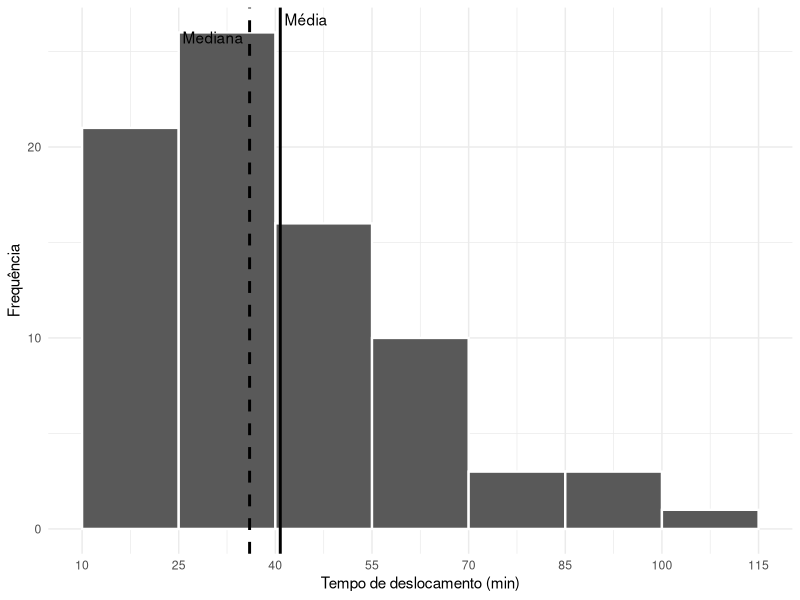
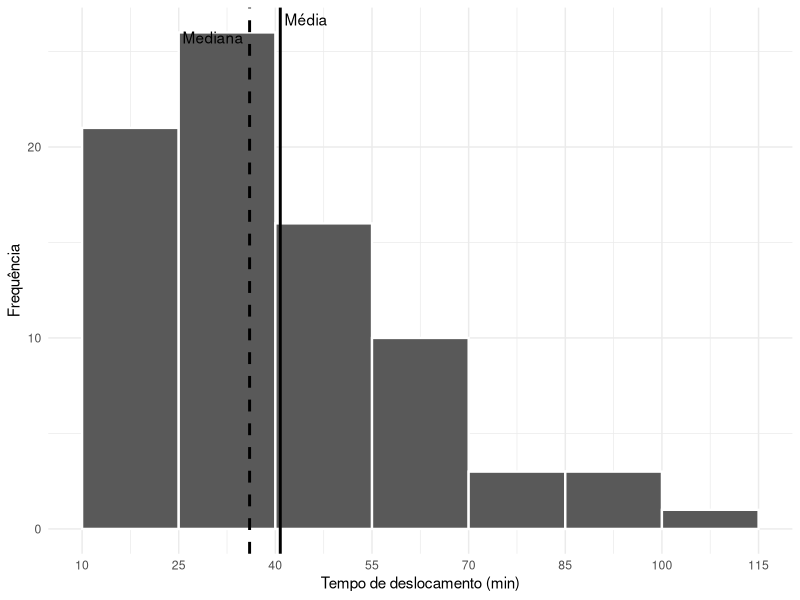

Reproduce these figures in R, in order.
## ---- chunk 1
#| label: setup-medidas-centrais
#| include: false
#| warning: false
#| message: false

library(tidyverse)
library(dplyr)

dados <- read_csv(
  "dados/estudantes80n.csv",
  show_col_types = FALSE
)

moda <- function(x, na.rm = TRUE) {
  if (na.rm) {
    x <- x[!is.na(x)]
  }

  frequencias <- table(x)

  if (length(frequencias) == 0) {
    return(NA)
  }

  maior_frequencia <- max(frequencias)

  if (maior_frequencia == 1) {
    return(NA)
  }

  valores_modais <- names(frequencias)[
    frequencias == maior_frequencia
  ]

  if (is.numeric(x)) {
    as.numeric(valores_modais)
  } else {
    valores_modais
  }
}
## ---- chunk 2
valores <- c(4, 6, 8, 7, 5)

sum(valores)
## ---- chunk 3
valores_com_na <- c(4, 6, NA, 7, 5)

sum(
  valores_com_na,
  na.rm = TRUE
)
## ---- chunk 4
faltas_exemplo <- c(
  0, 2, 1, 3, 2,
  0, 4, 1, 2, 2,
  5, 0, 1, 3, 2,
  4, 1, 2, 0, 3
)

mean(faltas_exemplo)
## ---- chunk 5
sum(faltas_exemplo) /
  length(faltas_exemplo)
## ---- chunk 6
mean(dados$faltas)
## ---- chunk 7
mean(
  dados$faltas,
  na.rm = TRUE
)
## ---- chunk 8
x <- c(4, 6, 8, 10)

mean(x)
## ---- chunk 9
x - mean(x)

sum(x - mean(x))
## ---- chunk 10
sum(x)

length(x) * mean(x)
## ---- chunk 11
y <- x + 5

mean(x)
mean(y)
## ---- chunk 12
mean(x) + 5
## ---- chunk 13
z <- 10 * x

mean(z)
10 * mean(x)
## ---- chunk 14
sum((x - mean(x))^2)
## ---- chunk 15
sum((x - 5)^2)
sum((x - 6)^2)
sum((x - 7)^2)
sum((x - 8)^2)
sum((x - 9)^2)
## ---- chunk 16
mean(x)
## ---- chunk 17
notas <- c(7.0, 8.5, 9.0)
pesos <- c(2, 3, 5)

sum(notas * pesos) /
  sum(pesos)
## ---- chunk 18
weighted.mean(
  notas,
  pesos
)
## ---- chunk 19
salarios <- c(
  2500, 2600, 2700, 2800, 2900,
  3000, 3100, 3200, 3300, 15000
)

mean(salarios)
## ---- chunk 20
mean(salarios, trim = 0.10)
## ---- chunk 21
mean(salarios)
mean(salarios, trim = 0.10)
median(salarios)
## ---- chunk 22
comparacao <- tibble(
  medida = c(
    "Média aritmética",
    "Média aparada (10%)",
    "Mediana"
  ),
  valor = c(
    mean(salarios),
    mean(salarios, trim = 0.10),
    median(salarios)
  )
)

comparacao
## ---- chunk 23
mean(dados$tempo_deslocamento_min)
median(dados$tempo_deslocamento_min)
## ---- chunk 24
mean(
  dados$tempo_deslocamento_min,
  trim = 0.10
)
## ---- chunk 25
tibble(
  medida = c(
    "Média aritmética",
    "Média aparada (10%)",
    "Mediana"
  ),
  tempo_min = c(
    mean(dados$tempo_deslocamento_min),
    mean(dados$tempo_deslocamento_min, trim = 0.10),
    median(dados$tempo_deslocamento_min)
  )
)
## ---- chunk 26
x_impar <- c(2, 4, 5, 7, 9)

median(x_impar)
## ---- chunk 27
x_par <- c(2, 4, 5, 7, 9, 12)

median(x_par)
## ---- chunk 28
median(
  dados$tempo_deslocamento_min
)
## ---- chunk 29
sort(dados$tempo_deslocamento_min)[
  c(40, 41)
]
## ---- chunk 30
mean(
  sort(dados$tempo_deslocamento_min)[
    c(40, 41)
  ]
)
## ---- chunk 31
#| label: tbl-lab-moda-faltas
#| tbl-cap: "Frequências do número de faltas, em ordem decrescente."

dados |>
  count(faltas, name = "fi") |>
  arrange(desc(fi)) |>
  knitr::kable(
    col.names = c(
      "Número de faltas",
      "Frequência"
    ),
    align = c("r", "r")
  )
## ---- chunk 32
moda <- function(x, na.rm = TRUE) {
  if (na.rm) {
    x <- x[!is.na(x)]
  }

  frequencias <- table(x)
  maior_frequencia <- max(frequencias)

  if (maior_frequencia == 1) {
    return(NA)
  }

  valores_modais <- names(frequencias)[
    frequencias == maior_frequencia
  ]

  if (is.numeric(x)) {
    as.numeric(valores_modais)
  } else {
    valores_modais
  }
}
## ---- chunk 33
moda(dados$faltas)
## ---- chunk 34
moda(dados$meio_transporte)
## ---- chunk 35
#| label: tbl-lab-faltas20
#| tbl-cap: "Distribuição de frequências das faltas reconstruída no R."

tab_faltas_20 <- tibble(
  xi = 0:5,
  fi = c(4, 4, 6, 3, 2, 1)
) |>
  mutate(
    produto = xi * fi,
    Fi = cumsum(fi)
  )

tab_faltas_20 |>
  knitr::kable(
    col.names = c(
      "Número de faltas",
      "Frequência",
      "xi × fi",
      "Frequência acumulada"
    ),
    align = c("r", "r", "r", "r")
  )
## ---- chunk 36
with(
  tab_faltas_20,
  sum(xi * fi) / sum(fi)
)
## ---- chunk 37
with(
  tab_faltas_20,
  weighted.mean(xi, fi)
)
## ---- chunk 38
faltas_reconstruidas <- tab_faltas_20 |>
  tidyr::uncount(fi) |>
  pull(xi)

faltas_reconstruidas
## ---- chunk 39
median(faltas_reconstruidas)
## ---- chunk 40
tab_faltas_20 |>
  slice_max(
    fi,
    with_ties = TRUE
  ) |>
  pull(xi)
## ---- chunk 41
moda(faltas_reconstruidas)
## ---- chunk 42
#| label: tbl-lab-tempo-classes
#| tbl-cap: "Distribuição do tempo de deslocamento por classes construída no R."

tab_tempo_classes <- tibble(
  limite_inferior = c(
    10, 25, 40, 55, 70, 85, 100
  ),
  limite_superior = c(
    25, 40, 55, 70, 85, 100, 115
  ),
  ponto_medio = c(
    17.5, 32.5, 47.5, 62.5,
    77.5, 92.5, 107.5
  ),
  fi = c(21, 26, 16, 10, 3, 3, 1)
) |>
  mutate(
    Fi = cumsum(fi),
    classe = paste0(
      "[",
      limite_inferior,
      "; ",
      limite_superior,
      ")"
    )
  )

tab_tempo_classes |>
  select(
    classe,
    ponto_medio,
    fi,
    Fi
  ) |>
  knitr::kable(
    col.names = c(
      "Classe (min)",
      "Ponto médio",
      "Frequência",
      "Frequência acumulada"
    ),
    align = c("l", "r", "r", "r")
  )
## ---- chunk 43
media_agrupada <- with(
  tab_tempo_classes,
  sum(ponto_medio * fi) / sum(fi)
)

media_agrupada
## ---- chunk 44
mean(
  dados$tempo_deslocamento_min
)
## ---- chunk 45
n <- sum(tab_tempo_classes$fi)

L <- 25
F_anterior <- 21
f_mediana <- 26
h <- 15

mediana_agrupada <-
  L +
  ((n / 2 - F_anterior) / f_mediana) * h

mediana_agrupada
## ---- chunk 46
median(
  dados$tempo_deslocamento_min
)
## ---- chunk 47
classe_modal <- tab_tempo_classes |>
  slice_max(
    fi,
    with_ties = TRUE
  )

classe_modal$classe
## ---- chunk 48
L <- 25
f_modal <- 26
f_anterior <- 21
f_posterior <- 16
h <- 15

d1 <- f_modal - f_anterior
d2 <- f_modal - f_posterior

moda_agrupada <-
  L +
  (d1 / (d1 + d2)) * h

moda_agrupada
## ---- chunk 49
media_tempo <- mean(
  dados$tempo_deslocamento_min
)

sum(
  dados$tempo_deslocamento_min -
    media_tempo
)
## ---- chunk 50
mean(
  dados$tempo_deslocamento_min + 10
)
## ---- chunk 51
mean(
  dados$tempo_deslocamento_min
) + 10
## ---- chunk 52
salarios_sem_extremo <- c(
  2500, 2700, 2800, 2900, 3100
)

salarios_com_extremo <- c(
  salarios_sem_extremo,
  15000
)
## ---- chunk 53
mean(salarios_sem_extremo)
median(salarios_sem_extremo)

mean(salarios_com_extremo)
median(salarios_com_extremo)
## ---- chunk 54
#| label: fig-media-mediana-tempo
#| fig-cap: "Histograma do tempo de deslocamento com indicação da média e da mediana."
#| echo: false
#| warning: false

media_tempo <- mean(
  dados$tempo_deslocamento_min
)

mediana_tempo <- median(
  dados$tempo_deslocamento_min
)

dados |>
  ggplot(
    aes(x = tempo_deslocamento_min)
  ) +
  geom_histogram(
    binwidth = 15,
    boundary = 10,
    closed = "left",
    color = "white",
    linewidth = 0.8
  ) +
  geom_vline(
    xintercept = media_tempo,
    linetype = "solid",
    linewidth = 1
  ) +
  geom_vline(
    xintercept = mediana_tempo,
    linetype = "dashed",
    linewidth = 1
  ) +
  annotate(
    "text",
    x = media_tempo,
    y = Inf,
    label = "Média",
    vjust = 1.5,
    hjust = -0.1
  ) +
  annotate(
    "text",
    x = mediana_tempo,
    y = Inf,
    label = "Mediana",
    vjust = 3,
    hjust = 1.1
  ) +
  scale_x_continuous(
    breaks = seq(10, 115, by = 15)
  ) +
  labs(
    x = "Tempo de deslocamento (min)",
    y = "Frequência"
  ) +
  theme_minimal()
## ---- chunk 55
media_tempo <- mean(
  dados$tempo_deslocamento_min
)

mediana_tempo <- median(
  dados$tempo_deslocamento_min
)

media_tempo
mediana_tempo
## ---- chunk 56
#| label: fig-lab-media-mediana-tempo
#| fig-cap: "Histograma do tempo de deslocamento produzido no Laboratório no R, com média e mediana."
#| warning: false

dados |>
  ggplot(
    aes(x = tempo_deslocamento_min)
  ) +
  geom_histogram(
    binwidth = 15,
    boundary = 10,
    closed = "left",
    color = "white",
    linewidth = 0.8
  ) +
  geom_vline(
    xintercept = media_tempo,
    linetype = "solid",
    linewidth = 1
  ) +
  geom_vline(
    xintercept = mediana_tempo,
    linetype = "dashed",
    linewidth = 1
  ) +
  annotate(
    "text",
    x = media_tempo,
    y = Inf,
    label = "Média",
    vjust = 1.5,
    hjust = -0.1
  ) +
  annotate(
    "text",
    x = mediana_tempo,
    y = Inf,
    label = "Mediana",
    vjust = 3,
    hjust = 1.1
  ) +
  scale_x_continuous(
    breaks = seq(10, 115, by = 15)
  ) +
  labs(
    x = "Tempo de deslocamento (min)",
    y = "Frequência"
  ) +
  theme_minimal()
## ---- chunk 57
moda(
  dados$tempo_deslocamento_min
)
## ---- chunk 58
taxas <- c(
  0.10,
  -0.05,
  0.20
)

fatores <- 1 + taxas

media_geometrica_fator <-
  prod(fatores)^(1 / length(fatores))

media_geometrica_fator
## ---- chunk 59
taxa_media_equivalente <-
  (media_geometrica_fator - 1) * 100

taxa_media_equivalente
## ---- chunk 60
prod(fatores)

media_geometrica_fator^length(fatores)
## ---- chunk 61
velocidades <- c(
  60,
  90
)

media_harmonica <-
  length(velocidades) /
  sum(1 / velocidades)

media_harmonica
## ---- chunk 62
mean(velocidades)
